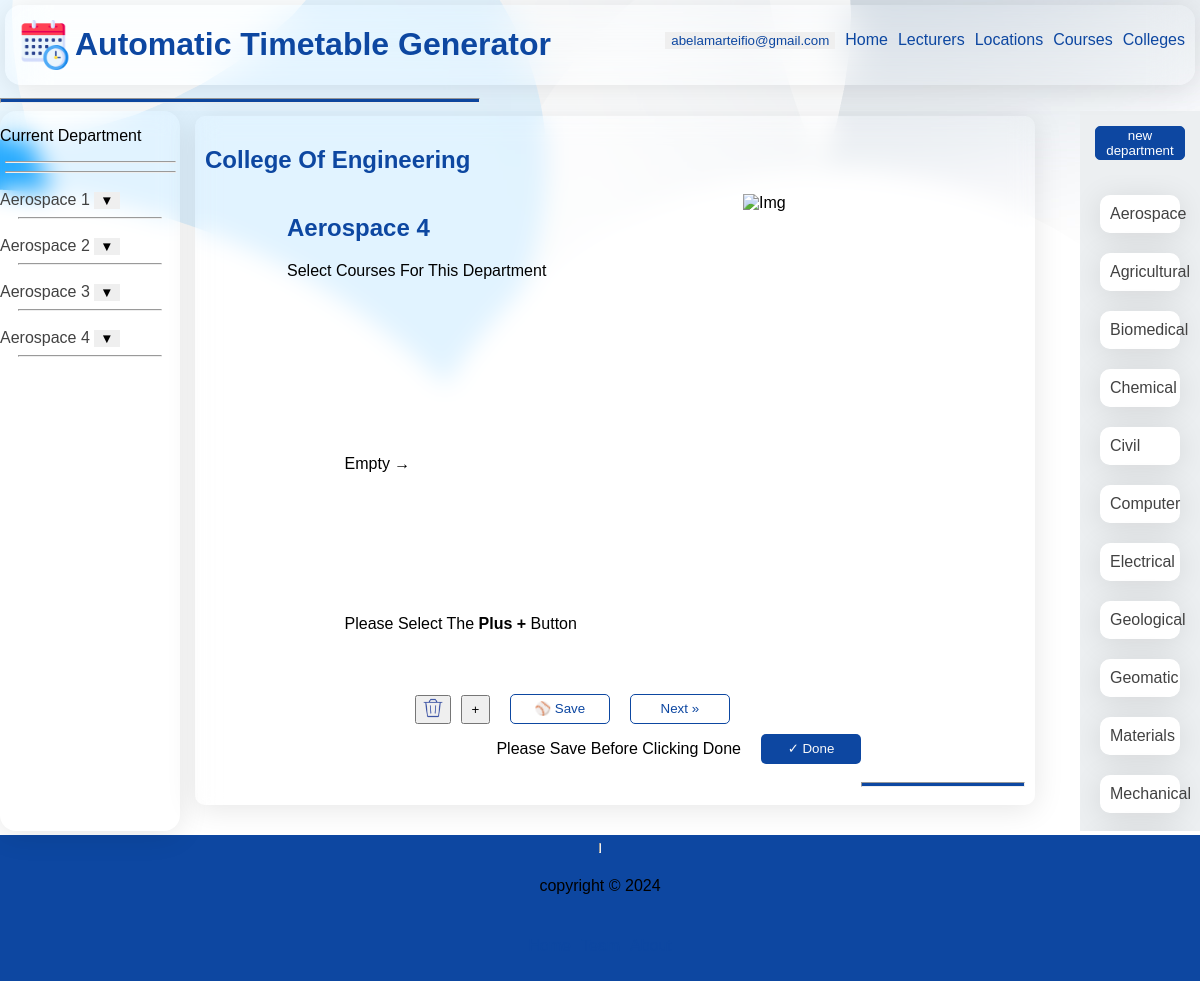
The app's page /abelamarteifio@gmail.com/select/1/Aerospace/4, older data.
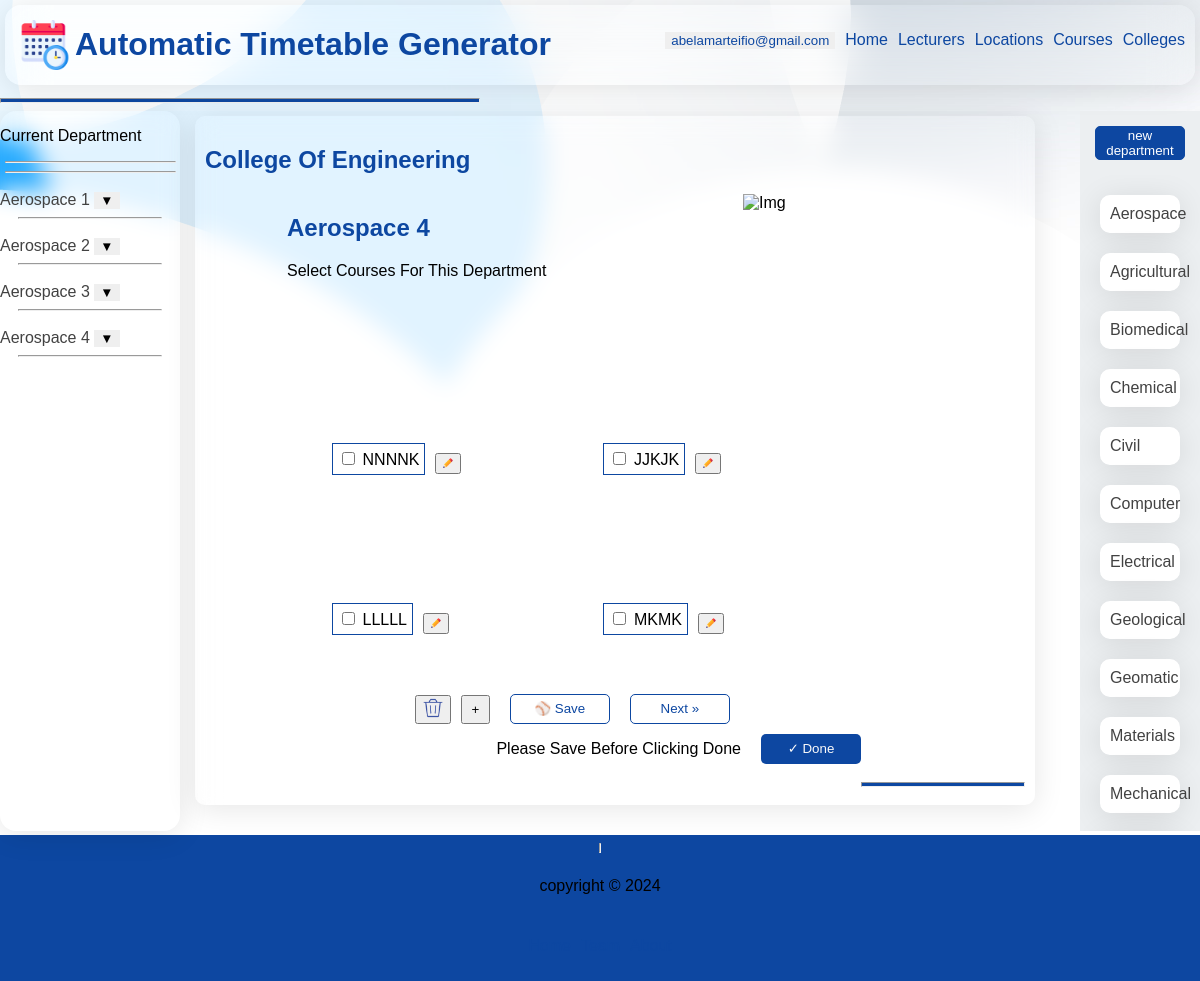
The same page, newer data.
### webversion/models.py (models this page shows, shortened)
class Department(models.Model):
    name = models.CharField(max_length=255, null=True)
    code = models.CharField(max_length=50, null=True)
    college_main = models.ForeignKey("College", on_delete=models.CASCADE, related_name="department_college", null=True)
    college = models.CharField(max_length=255, null=True)
    max_yg = models.PositiveSmallIntegerField(default=4, null=True)
    creator = models.ForeignKey(UserAccount, on_delete=models.CASCADE, related_name="department_creator", null=True)
    limited = models.BooleanField(null=True)

class Course(models.Model):
    code = models.CharField(max_length=15)
    name = models.CharField(max_length=255, null=True)
    lecturer = models.ForeignKey("Lecturer", on_delete=models.CASCADE, related_name="alecturer", null=True)
    department = models.ForeignKey("Department", on_delete=models.CASCADE, related_name="adepartment", null=True)
    hours = models.PositiveSmallIntegerField(default=2, null=True)
    has_labs = models.BooleanField(default=False, null=True)
    is_combined = models.BooleanField(default=False, null=True)
    is_lab_only = models.BooleanField(default=False, null=True)
    is_elective = models.BooleanField(default=False, null=True)
    lab_hours = models.PositiveSmallIntegerField(default=0, null=True)
    is_contiguous_lab_time = models.BooleanField(default=0, null=True)
    year_group = models.PositiveSmallIntegerField(null=True)
    estimated_class_size = models.PositiveIntegerField(default=200, null=True)
    creator = models.ForeignKey(UserAccount, on_delete=models.CASCADE, related_name="course_creator", null=True)

### webversion/views.py (the view, shortened to what this page needs)
# urls.py: path('<str:email>/select/<int:college_id>/<str:dname>/<int:id>', views.secondPage, name='pagetwo'),
def secondPage(request, email, college_id, dname,id):
    user_id = UserAccount.objects.get(email=email).id
    template = loader.get_template("page2.html")
    college = College.objects.get(id=college_id)
    department = Department.objects.get(name=dname, college_main_id=college_id, creator_id=user_id)
    departments = Department.objects.filter(college_main_id=college_id)
    max_yg = department.max_yg
    year_groups = [i for i in range(1,max_yg+1)]
    course = Course.objects.filter(department_id = department.id, year_group=id)
    average_Courses_Per_Day = 5
    locations = Location.objects.filter(creator_id=user_id)
    result = {}
    for course_id in selected_courses:
        scourse = Course.objects.get(id=course_id)
        result[course_id] = scourse
    lastdepartment = departments.filter().last().id
    firstdepartment = departments.filter().first().id
    page = id - 1
    tp = id
    if((page == 0) and (department.id is not lastdepartment)):
        d = department.id + 1
        dname = departments.get(id = d)
        page = 4
    if((department.id == lastdepartment) and (page == 0)):
        page = "viewselected"
    context = {
        "courses" : course, "departments" : departments,"college": college_id
        ,"ldept":lastdepartment, "result":result, "year_groups": year_groups,
          "dname": dname, "page" : page, "tp":tp, "department": department,
          "email":email, "college_name":college.name,"n_locations":len(locations)
          }
    return HttpResponse(template.render(context, request))

### webversion/Templates/page2.html (shortened to what this page needs)
{% extends 'main.html' %}
{% load static %}
    {% block content %}
<div class="deptsection">
<div class="sidenav">
    <div class="leftsubnav">
        <p>current department</p>
        <hr width="95%">
        <hr width="95%">
        {% for year_group in year_groups %}
        <div class="subnav">
            <a href="{% url 'pagetwo' email department.college_main_id department.name year_group %}">{{department.name}} {{year_group}}</a>
            <button type="button" class="drpsymbol" onclick="dropDown()" style="border: none;">&#x25bc;</button>
        </div>
        <hr width="80%">
        {% endfor %}
    </div>
</div>
<div class="main">
    <h2>college of {{college_name}}</h2>
    <div class="mainhead">
        <div class="left">
            <h2>{{ department.name }} {{ tp }}</h2>
            <p>Select courses for this Department</p>
        </div>
        <img id="book1" src="{% static 'book1.gif' %}" alt="img">
    </div>
    <div class="firstyear">
        <form method="post">
            <div class="scourses">
                {% for course in courses %}
                <div class="inner">
                    <div class="selectcourses" onclick="checkbox(id)" id="course{% cycle "1" "2" "3" "4" "5" "6" "7" "8" "9" "10" "11" "12" "13" "14" "15" "16" "17" "18" "19" "20" "21" "22" "23" %}">
                        <input type="checkbox" id="{{ course.code }}" value="{{ course.id }}" name="course{% cycle "1" "2" "3" "4" "5" "6" "7" "8" "9" "10" "11" "12" "13" "14" "15" "16" "17" "18" "19" "20" "21" "22" "23" %}">
                        <label for="{{ course.code }}">
                            {{course.code}}
                        </label>
                    </div>
                    <a href="{% url 'editCourse' email course.code course.id %}" target="_parent"">
                        <button id="editCourse" type="button" value="{{ course.id }}">
                            <img src="{% static 'pencil.png' %}" alt="EditCourse" width="10px" height="10px">
                        </button>
                    </a>
                </div>
                {% empty %}
                <p>empty &#8594;</p><br>
                <p>please select the <strong>plus &plus;</strong> button</button></p>
                {% endfor %}
            </div>
            <div class="btns">
                <button type="submit" id="deletecourse" formmethod="post" formaction="{% url 'deletecourse' email college department.name tp %}">
                    <img src="{% static 'trash-can.png' %}" width="20px" height="20px">
                </button>
                <a href="{% url 'createCourse' email department.id tp %}">
                    <button type="button" id="addCourse" value="Add A Course" style="width: 29px; height: 29px; margin-left: 10px;">
                        &plus;
                    </button>
                </a>
                <a href=""><button id="save" type="submit" value="post">&#9918; Save</button></a>
                {% if page >= 1 %}
                <button id="nextbtn" type="submit" value="post" formaction="{% url 'pagetwo' email college dname page %}">Next &raquo;</button>
                {% endif %}
            </div>
            <div class="span">
                <p>Please save before clicking done</p>
            <button id="done" type="submit" value="post" formaction="{% url 'viewSelected' email college %}">&#10003; Done</button>
            </div>
        </form>
    </div>
    <hr width="20%" style="height: 5px; background-color: #0d47a1; float: right;">
</div>
<div class="rightnav">
    <div class="rightsubnav-link">
        <a href="/{{email}}/createDepartment/{{college}}/pagetwo"><button>new department</button></a>
    </div>
    <div class="rightsubnav">
        {% for department in departments %}
        <div class="departments" id="dept{% cycle "1" "2" "3" "4" "5" "6" "7" "8" "9" "10" "11" "12" "13" "14" "15" "16" "17" "18" "19" "20" "21" "22" "23" %}">
            <a href="{% url 'pagetwo' email department.college_main_id department.name department.max_yg %}">
                {{department.name}}
            </a>
        </div>
    {% endfor %}
    </div>
</div>
</div>
{% endblock %}

Row changes from the older to the newer data that the page shows:
added Course: code "NNNNK", {{ course.id }} 266 (drawn)
added Course: code "JJKJK", {{ course.id }} 267 (drawn)
added Course: code "LLLLL", {{ course.id }} 268 (drawn)
added Course: code "MKMK", {{ course.id }} 269 (drawn)
Text that changed along with them:
text no longer shown: "Empty → Please Select The Plus + Button"
